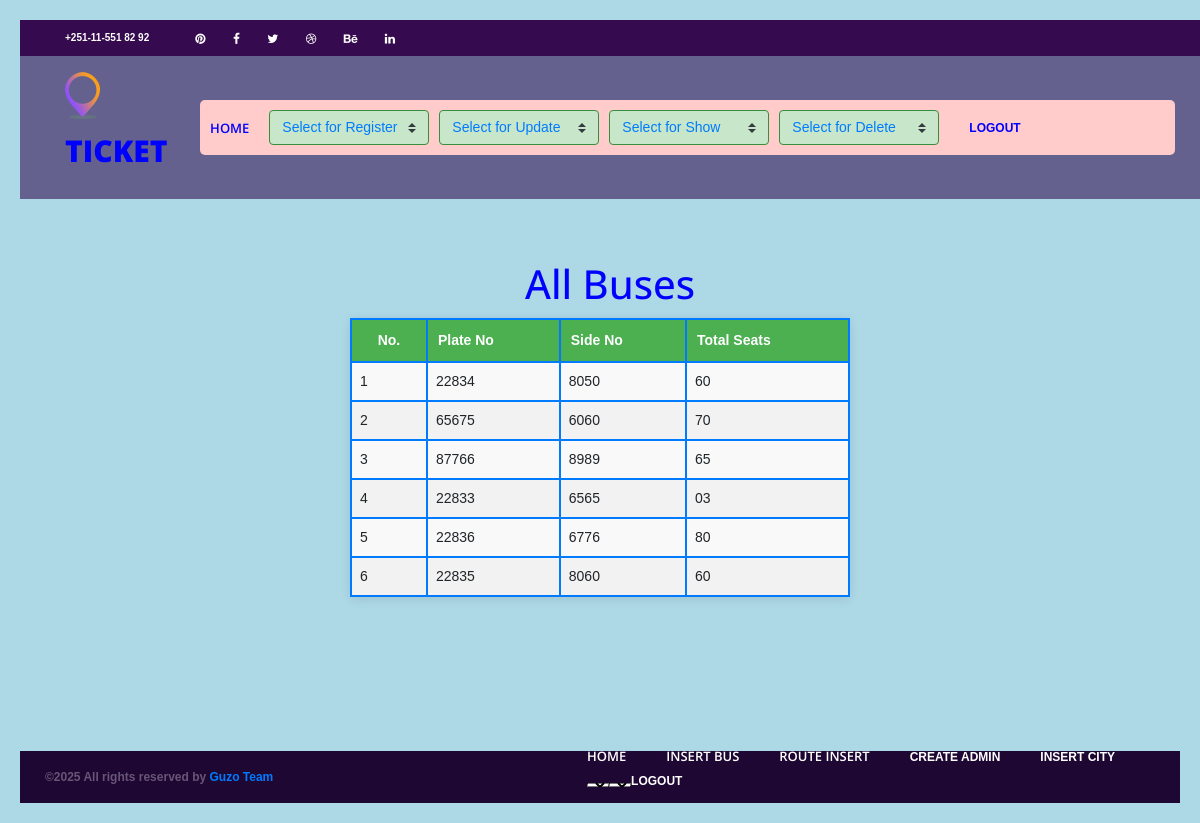
/buses/, run on an earlier commit of the app's database.
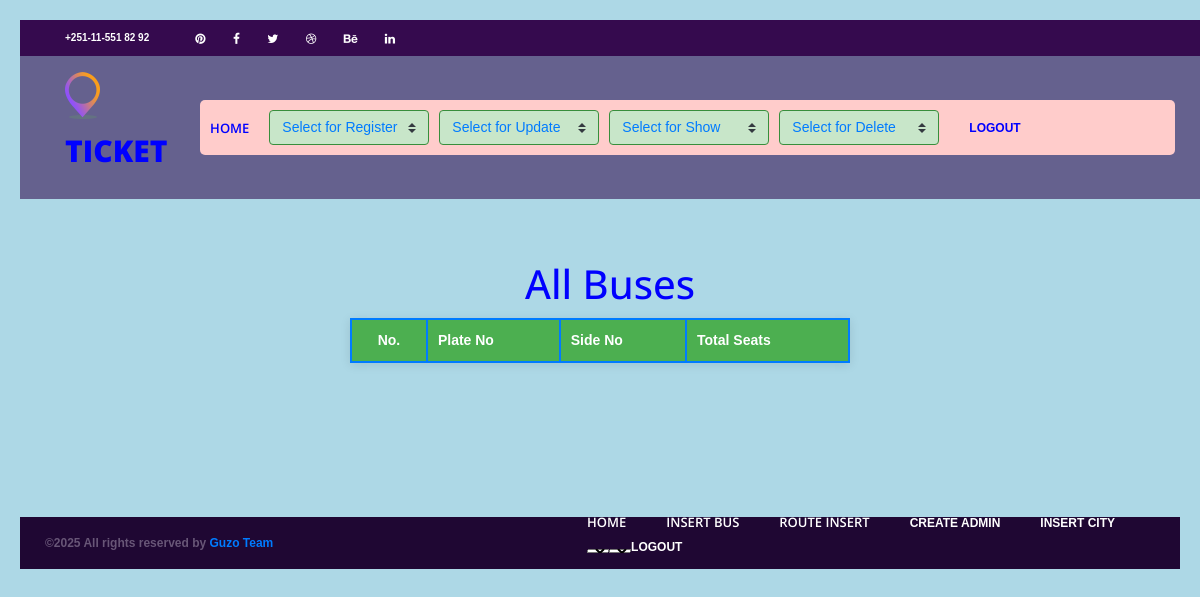
And on a later commit of the database.
### users/models.py (models this page shows, shortened)
class Bus(models.Model):
    registration_id = models.UUIDField(default=uuid.uuid4, editable=False, unique=True)
    registered_time = models.DateTimeField(auto_now_add=True)
    plate_no = models.CharField(max_length=50, null=True, blank=True)
    sideno = models.CharField(max_length=50, null=True, blank=True)
    no_seats = models.CharField(max_length=50, null=True, blank=False)
    groups = models.ManyToManyField(
        'auth.Group',
        related_name='bus_set',  # Unique related name
        blank=True
    )
    user_permissions = models.ManyToManyField(
        'auth.Permission',
        related_name='bus_permissions_set',  # Unique related name
        blank=True
    )

### users/views.py (the view)
# urls.py: path('buses/', views.buses, name='buses'),
def buses(request):
    buses = Bus.objects.all()
    return render(request, 'users/buses.html',{'buses': buses})

### users/templates/users/buses.html (shortened to what the changed rows need)
<!DOCTYPE html>
<html lang="en">
<head>
<link rel="stylesheet" type="text/css" href="../static/styles/bootstrap4/bootstrap.min.css">
<link href="../static/plugins/font-awesome-4.7.0/css/font-awesome.min.css" rel="stylesheet" type="text/css">
<link rel="stylesheet" type="text/css" href="../static/plugins/OwlCarousel2-2.2.1/owl.carousel.css">
<link rel="stylesheet" type="text/css" href="../static/plugins/OwlCarousel2-2.2.1/owl.theme.default.css">
<link rel="stylesheet" type="text/css" href="../static/plugins/OwlCarousel2-2.2.1/animate.css">
<link rel="stylesheet" type="text/css" href="../static/styles/main_styles.css">
<link rel="stylesheet" type="text/css" href="../static/styles/responsive.css">
</head>
<body style="background-color: lightblue;">
<div class="super_container">
                <link href="https://stackpath.bootstrapcdn.com/bootstrap/4.5.2/css/bootstrap.min.css" rel="stylesheet">
<h1 style="margin: 0 auto; padding-left: 20px; text-align: center; display: block; color:blue;">All Buses</h1>
<table>
  <thead>
        <tr>
            <th>No.</th>
            <th>Plate No</th>
            <th>Side No</th>
            <th>Total Seats</th>
        </tr>
  </thead>
  <tbody>
     {% for bus in buses %}
      <tr>
        <td>{{ forloop.counter }}</td>
        <td>{{ bus.plate_no }}</td>
        <td>{{ bus.sideno }}</td>
        <td>{{ bus.no_seats }}</td>
      </tr>
    {% endfor %}
  </tbody>
</table>
</div>
</body>
</html>

What changed in the data, as far as the page shows it:
removed Bus: plate_no "22834", sideno "8050", no_seats "60"
removed Bus: plate_no "65675", sideno "6060", no_seats "70"
removed Bus: plate_no "87766", sideno "8989", no_seats "65"
removed Bus: plate_no "22833", sideno "6565", no_seats "03"
removed Bus: plate_no "22836", sideno "6776", no_seats "80"
removed Bus: plate_no "22835", sideno "8060", no_seats "60"
